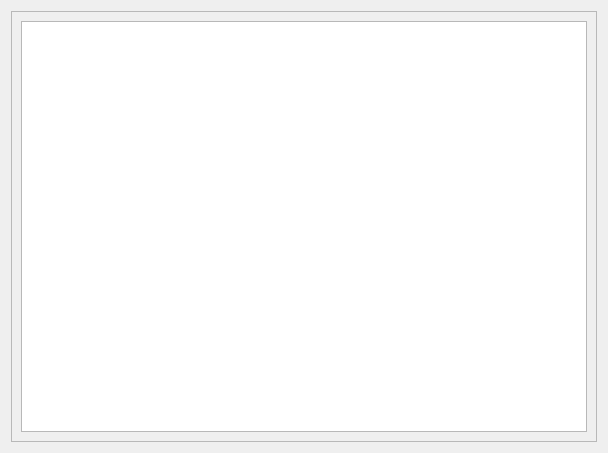
<?xml version="1.0" encoding="UTF-8"?>
<ui version="4.0">
 <class>Form</class>
 <widget class="QWidget" name="Form">
  <property name="geometry">
   <rect>
    <x>0</x>
    <y>0</y>
    <width>608</width>
    <height>453</height>
   </rect>
  </property>
  <property name="windowTitle">
   <string>Form</string>
  </property>
  <layout class="QGridLayout" name="gridLayout_2">
   <item row="0" column="0">
    <layout class="QGridLayout" name="gridLayout">
     <item row="0" column="0">
      <widget class="QStackedWidget" name="stackedWidget">
       <property name="frameShape">
        <enum>QFrame::StyledPanel</enum>
       </property>
       <property name="frameShadow">
        <enum>QFrame::Sunken</enum>
       </property>
       <property name="currentIndex">
        <number>0</number>
       </property>
       <widget class="QWidget" name="spectralPlotWidget">
        <layout class="QGridLayout" name="gridLayout_3">
         <item row="0" column="0">
          <widget class="PlotWidget" name="plotWidget"/>
         </item>
        </layout>
       </widget>
       <widget class="QWidget" name="statsWidget"/>
      </widget>
     </item>
    </layout>
   </item>
  </layout>
 </widget>
 <customwidgets>
  <customwidget>
   <class>PlotWidget</class>
   <extends>QGraphicsView</extends>
   <header location="global">pyqtgraph</header>
  </customwidget>
 </customwidgets>
 <resources/>
 <connections/>
</ui>
